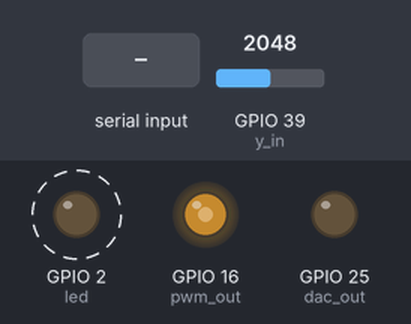
The program below on a simulated ESP32 board running MicroPython. On the bench: output pins drawn as LEDs (lit = HIGH). Dashed ring = blinking. Inputs (shaded band) come from the test bench; at power-on: GPIO 39 (y_in) = 2048 (analog values on the 0–4095 scale). What the program prints to the serial console is not drawn.

Above: at 0.01 s.
At 1.26 s:
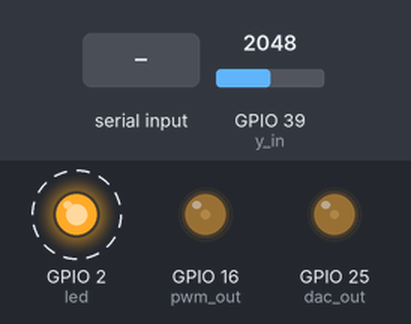
1.3 s: "=" typed at the serial console, then Enter
4.3 s: "r" typed at the serial console, then Enter
7.3 s: "step" typed at the serial console, then Enter
Timing chart, 0 to 16.3 s (numbered marks = the images above; inputs shaded):
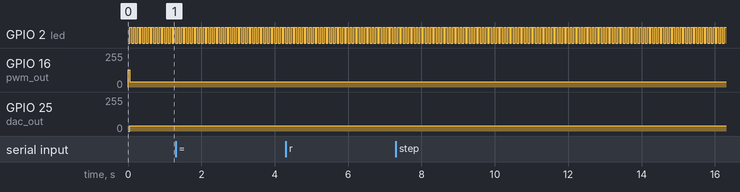

The program:

lag3_plantsim.py
```python
# pid_lag3.py
# dew.ninja  June 2023
# implement
# LAG3 plant simulation on timer
#

#import machine
#import time
from utime import sleep_ms
from machine import Pin,Timer, PWM, ADC, DAC
import sys

prompt = True  # set prompt off/on so that it won't get in the way.

# range variables
PWMMAX = 1023  # maximum PWM value
PWMMID = 511
PWMMIN = 0
DACMAX = 255
DACMID = 127
DACMIN = 0
ADCMAX = 4095
ADCMID = 2047
ADCMIN = 0
UMAX = 3.2  # limit max controller output to 3.2 vols
UMID = 1.65
UMIN = 0.1 # min controller output

pwm_out = PWM(Pin(16))  # output to lag3 board
pwm_out.freq(5000) # set PWM frequency to 5 KHz
dac_out = DAC(Pin(25))

y_in = ADC(Pin(39)) # ADC1_CH3
y_in.atten(ADC.ATTN_11DB) # range 0 - 3.6 V

adc2v = 3.6/ADCMAX  # max of ADC is set to 3.6 v by the package
v2pwm = int(PWMMAX/3.3)
v2dac = int(DACMAX/3.3)


led = Pin(2, Pin.OUT)
T = 0.05  # sampling period
T_ms = int(1000*T)
t_data = 0  # time data output

r = 0.5  # ref. cmd
u = r   # plant input
y = 0.0  # plant output
plantsim = 0 # plant simulation mode
datasize = 200  # number of points in output capture
capture = False  # capture mode 0 = off, 1 = on
capture_flag = False # indicates start/stop of data transfer
data_idx = 0  # data index
# ---- controller -----
feedback = 1  # 0 = open-loop, 1 = close-loop

# function for computing LAG3 coefficients
def lag3_init(T):
    a = 2+T
    b = T-2
    return a,b

a,b = lag3_init(T)
# variables for plant simulation

y_states = [0.0]*6
u_states = [0.0]*6

timer=Timer(1)

# plant simulation
def lag3(a,b,T, u, u_states, y_states):
    for k in range(3):
        y_states[2*k] = y_states[2*k+1]
        u_states[2*k] = u_states[2*k+1]
        if k == 0:
            u_states[2*k+1] = u
        else:
            u_states[2*k+1] = y_states[2*k-1]
        y_states[2*k+1] = (1/a)*(-b*y_states[2*k]+T*(u_states[2*k+1]+u_states[2*k]))
    return y_states[5]

def timer_isr(event):
    global a,b,T,u,u_states, y_states, capture_flag,t_data, \
           data_idx,datasize, prompt
    led.value(not led.value())
    #y_adc = y_in.read()  # read from ADC
    #y1 = y_adc*adc2v  # convert to volt
    y1 = y_in.read_uv()*1e-6
    y2 = lag3(a,b,T,u, u_states, y_states) # smulation. in volt
    # open-loop test
    u = r
    ulim = u
    u_pwm = int(ulim*v2pwm) # v2pwm = int(PWMMAX/3.3)
    pwm_out.duty(u_pwm)  # send output via PWM pin 16
    u_dac = int(ulim*v2dac) # v2dac = int(DACMAX/3.3)
    dac_out.write(u_dac) # also send output to DAC1

    if capture_flag:
        print("[{},{},{},{}],".format(round(t_data,2),r,y1,y2))
        #print("[{},{},{},{},{}],".format(round(t_data,2),r,y,u,ulim))
        t_data+=T
        data_idx+=1
        if data_idx==datasize:
            data_idx = 0
            t_data = 0
            capture_flag = False  # stop capture data
            print("])")  # end of np.array([ command
            prompt=True  # prompt on

# helper function for cmdInt()
# separate command and parameter
# at "="
def splitCmd(userstr):
    result = userstr.find("=")
    if result == -1:
        noparm = 1
        cmdstr = userstr.strip()
        parmstr = '' # not used
    else:
        noparm = 0
        splitstr = userstr.split("=")
        cmdstr = splitstr[0].strip()
        parmstr = splitstr[1].strip()
    return cmdstr, parmstr, noparm

#command interpreter function
def cmdInt(userstr):
    global r,plantsim,datasize,capture,capture_flag,feedback,T,T_ms,a,b, prompt
    cmdstr, parmstr, noparm = splitCmd(userstr)

    if cmdstr.lower() == "r" or cmdstr.lower() == "step":
        # toggle_mode = 0  # turn off toggle mode

        if noparm==1: # retrieve current r
            print(r)
        else:
            r_tmp = float(parmstr)
            if r_tmp > 3.0:  # limit range
                r_tmp = 3.0
            elif r_tmp < 0.0:
                r_tmp = 0.0
            r = r_tmp
        if capture:  # capture mode on
            capture_flag = True
            print("datamat = np.array([")  # head of data matrix
            prompt=False # turn prompt off
        # update_dashboard()
    elif cmdstr.lower() == "psim":
        if noparm==1:
            print(plantsim)
        else:
            plantsim = int(parmstr)
            if plantsim > 1:
                plantsim = 1
            elif plantsim < 0:
                plantsim = 0
    elif cmdstr.lower() == "capture":
        if noparm==1:
            print(capture)
        else:
            capture = int(parmstr)
            if capture > 1:
                capture = 1
            elif capture < 0:
                capture = 0

    elif cmdstr.lower() == "datasize":
        if noparm==1:
            print(datasize)
        else:
            datasize = int(parmstr)
            if datasize > 2000: # set maximum datasize
                datasize = 2000
            elif datasize < 10: # minimum datasize
                datasize = 10
    elif cmdstr.lower() == "feedback":
        if noparm==1:
            print(feedback)
        else:
            feedback = int(parmstr)
            if feedback > 1:
                feedback = 1
            elif feedback < 0:
                feedback = 0
    elif cmdstr.lower() == "t":
        if noparm==1:
            print("Current T = {}".format(T))
        else:
            T = float(parmstr)
            if T > 1: # set maximum T
                T = 1
            elif T < 0.01: # minimum T
                T = 0.01
            T_ms = int(1000*T)
            a,b = lag3_init(T)
            timer.init(period=T_ms, mode=Timer.PERIODIC,
                           callback=timer_isr)

    else:
        print("Invalid command")


def user_input():
    if prompt:
        sys.stdout.write('\nEnter command : ')
    user_str = sys.stdin.readline()
    newline_char = sys.stdin.readline()
    cmdInt(user_str)

timer.init(period=T_ms, mode=Timer.PERIODIC,
                           callback=timer_isr)

while True:
    user_input()
```

Measured:
- by itself, GPIO 2 (led): alternates HIGH for 0.05 s and LOW for 0.05 s
